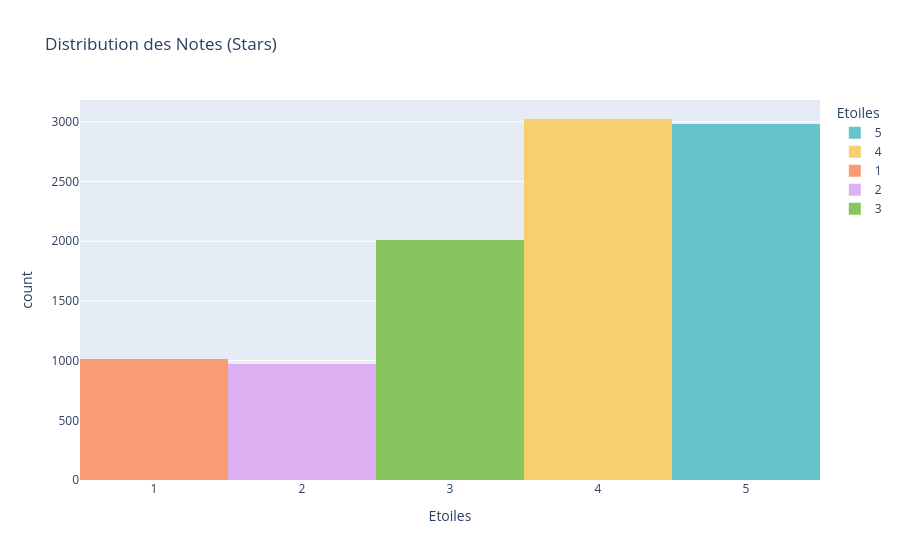

Notebook code cell kept with this figure:
### Markdown cell above
## Visualisation de la distribution des notes (Stars)

### Code cell
fig_stars = px.histogram(df, x='stars', nbins=5, title='Distribution des Notes (Stars)',
                         labels={'stars': 'Etoiles', 'count': 'Nombre de reviews'},
                         color='stars', color_discrete_sequence=px.colors.qualitative.Pastel)
fig_stars.show()

### Figure 1 — Plotly figure (JSON) as saved in the notebook; plotly's stock layout.template omitted (floating-point values rounded to 4 significant figures; data arrays with more than 128 entries replaced by an {"elided": "..."} marker saying what was removed)
{"data": [{"bingroup": "x", "hovertemplate": "Etoiles=%{x}<br>count=%{y}<extra></extra>", "legendgroup": "5", "marker": {"color": "rgb(102, 197, 204)", "pattern": {"shape": ""}}, "name": "5", "nbinsx": 5, "orientation": "v", "showlegend": true, "type": "histogram", "x": {"elided": "2980 int values"}, "xaxis": "x", "yaxis": "y"}, {"bingroup": "x", "hovertemplate": "Etoiles=%{x}<br>count=%{y}<extra></extra>", "legendgroup": "4", "marker": {"color": "rgb(246, 207, 113)", "pattern": {"shape": ""}}, "name": "4", "nbinsx": 5, "orientation": "v", "showlegend": true, "type": "histogram", "x": {"elided": "3024 int values"}, "xaxis": "x", "yaxis": "y"}, {"bingroup": "x", "hovertemplate": "Etoiles=%{x}<br>count=%{y}<extra></extra>", "legendgroup": "1", "marker": {"color": "rgb(248, 156, 116)", "pattern": {"shape": ""}}, "name": "1", "nbinsx": 5, "orientation": "v", "showlegend": true, "type": "histogram", "x": {"elided": "1014 int values"}, "xaxis": "x", "yaxis": "y"}, {"bingroup": "x", "hovertemplate": "Etoiles=%{x}<br>count=%{y}<extra></extra>", "legendgroup": "2", "marker": {"color": "rgb(220, 176, 242)", "pattern": {"shape": ""}}, "name": "2", "nbinsx": 5, "orientation": "v", "showlegend": true, "type": "histogram", "x": {"elided": "972 int values"}, "xaxis": "x", "yaxis": "y"}, {"bingroup": "x", "hovertemplate": "Etoiles=%{x}<br>count=%{y}<extra></extra>", "legendgroup": "3", "marker": {"color": "rgb(135, 197, 95)", "pattern": {"shape": ""}}, "name": "3", "nbinsx": 5, "orientation": "v", "showlegend": true, "type": "histogram", "x": {"elided": "2010 int values"}, "xaxis": "x", "yaxis": "y"}], "layout": {"barmode": "relative", "legend": {"title": {"text": "Etoiles"}, "tracegroupgap": 0}, "title": {"text": "Distribution des Notes (Stars)"}, "xaxis": {"anchor": "y", "categoryarray": [5, 4, 1, 2, 3], "categoryorder": "array", "domain": [0, 1], "title": {"text": "Etoiles"}}, "yaxis": {"anchor": "x", "domain": [0, 1], "title": {"text": "count"}}}}
